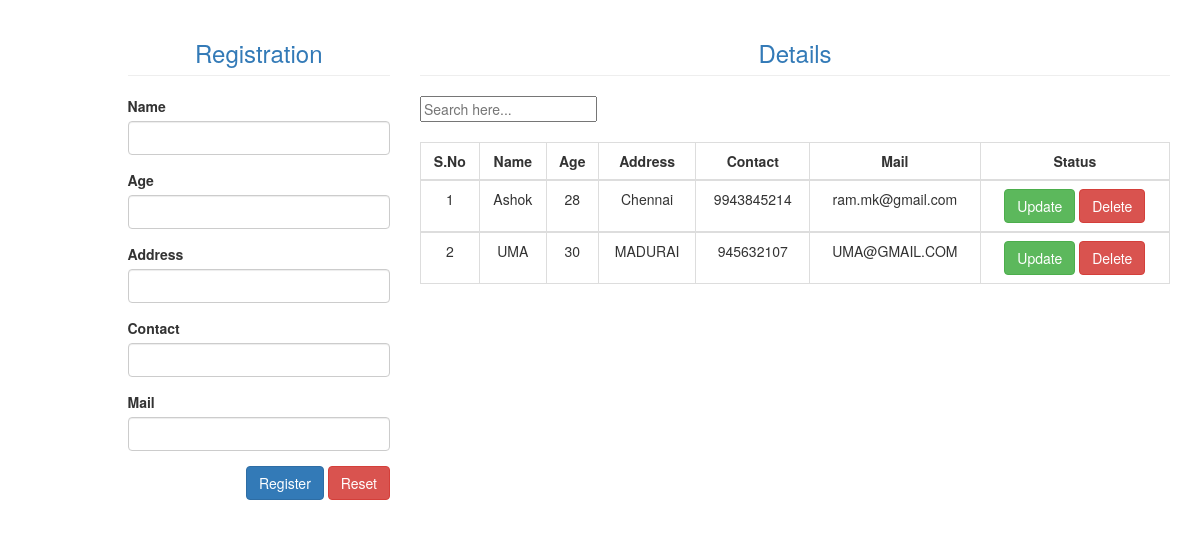
Before: / with the older database file.
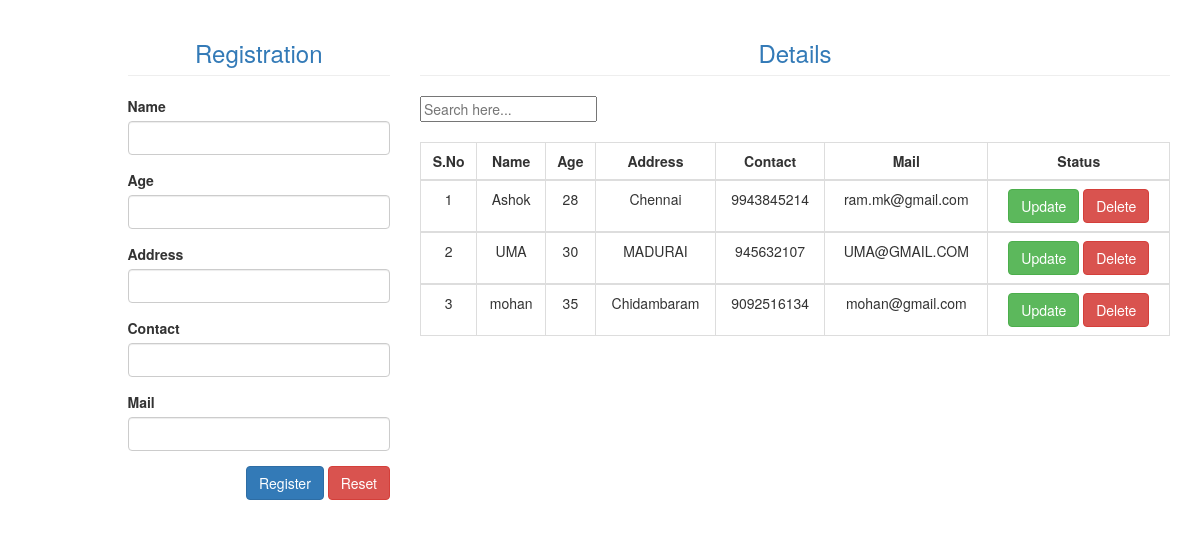
After: the same page with the newer database file.
### My_Application/models.py (models this page shows)
class Datas(models.Model):
    Name=models.CharField(max_length=50,default="")
    Age=models.IntegerField(default="")
    Address=models.CharField(max_length=50,default="")
    Contact=models.IntegerField(default="")
    Mail=models.CharField(max_length=50,default="")

### My_Application/views.py (the view)
# urls.py: 2. Add a URL to urlpatterns:  path('', views.home, name='home')
def home(request):
    mydata=Datas.objects.all()
    if(mydata!=''):
        return render(request,"home.html",{'datas':mydata})
    else:
        return render(request,"home.html")

### templates/home.html (shortened to what this page needs)
<!DOCTYPE html>
<html lang="en">
<head>
    {% load static %}
    <link rel="stylesheet" href="{% static 'css/style.css'%}">
    <link rel="stylesheet" href="{% static 'bootstrap/css/bootstrap.min.css'%}">
</head>
<body>
    <div class="container-fluid">
        <div class="col-md-offset-1 col-md-3">
            <form action="addData" method="POST" autocomplete="off">
                <h3 class="page-header text-primary text-center">Registration</h3>
                <div class="form-group">
                    <label for="">Name</label><input class="form-control" required type="text" name="name">
                </div>
                <div class="form-group">
                    <label for="">Age</label><input class="form-control" required type="text" name="age">
                </div>
                <div class="form-group">
                    <label for="">Address</label><input class="form-control" required type="text" name="address">
                </div>
                <div class="form-group">
                    <label for="">Contact</label><input class="form-control" required type="text" name="contact">
                </div>
                <div class="form-group">
                    <label for="">Mail</label><input class="form-control" required type="text" name="mail">
                </div>
                <div class="form-group pull-right">
                    <input type="submit" value="Register" class="btn btn-primary">
                    <input type="reset" value="Reset" class="btn btn-danger">
                </div>
            </form>
        </div>
        <div class="col-md-8">
            <h3 class="page-header text-primary text-center">Details</h3>
            <form action="">
                <input type="text" id="search" autofocus autocomplete="off" class="searchbox" value="" placeholder="Search here...">
            </form><br>
            {% if datas %}
            <table class="table table-bordered">
                <thead>
                    <tr>
                        <th>S.No</th>
                        <th>Name</th>
                        <th>Age</th>
                        <th>Address</th>
                        <th>Contact</th>
                        <th>Mail</th>
                        <th>Status</th>
                    </tr>
                </thead>
                {% for data in datas %}
                <tbody>
                    <tr class="li">
                        <td>{{forloop.counter}}</td>
                        <td >{{data.Name}}</td>
                        <td >{{data.Age}}</td>
                        <td >{{data.Address}}</td>
                        <td >{{data.Contact}}</td>
                        <td >{{data.Mail}}</td>
                        <td>
                            <a class="btn btn-success" href="updateData/{{data.id}}">Update</a>
                            <a class="btn btn-danger" href="deleteData/{{data.id}}">Delete</a>
                        </td>
                    </tr>
                </tbody>
                {% endfor %}
            </table>
            {% else %}
            <center>
                <h1>No Data Found...</h1>
            </center>
            {% endif %}
        </div>
    </div>
</body>
</html>

### static/css/style.css (style rules this page uses)
body { background-color: azure; }

### templates/home.html (style rules this page uses)
tr,th { text-align: center; }

Changed rows visible on the page:
added Datas: Name "mohan", Age "35", Address "Chidambaram", Contact "9092516134", Mail "mohan@gmail.com"
